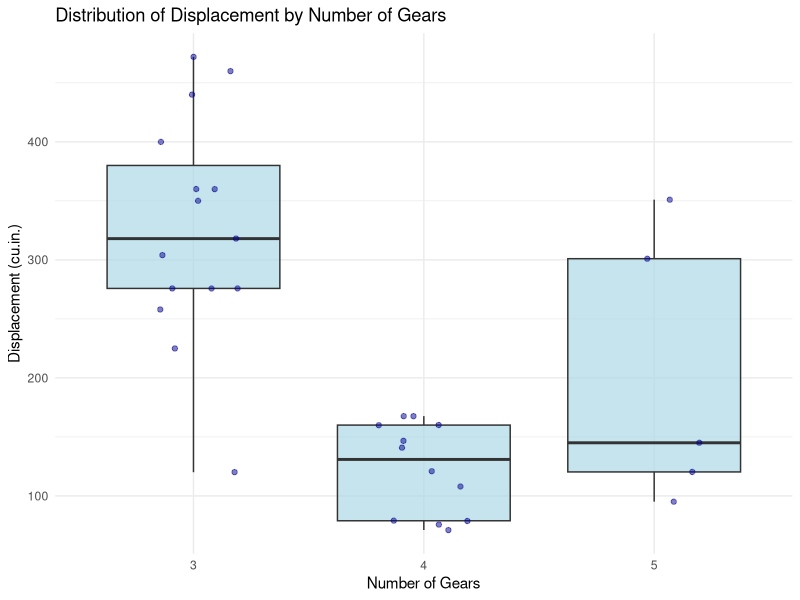
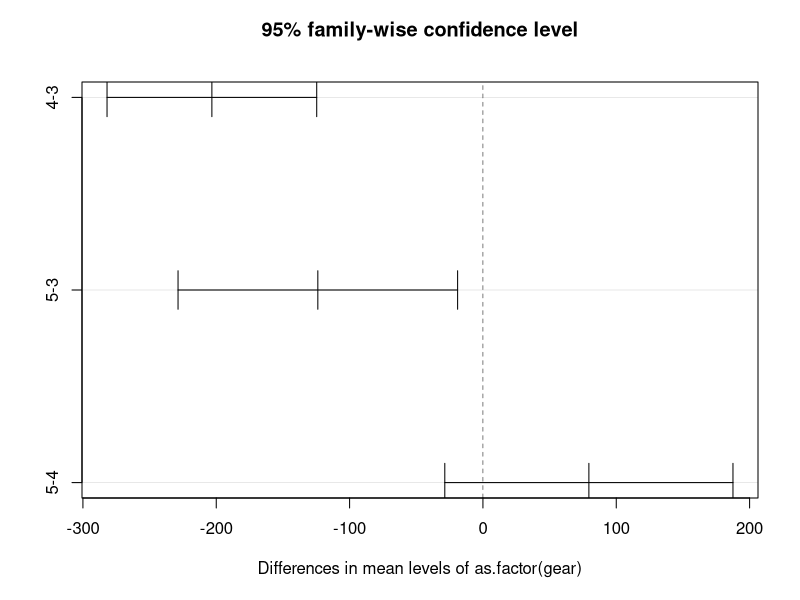

R code for these plots, in order:
install.packages("car")

# Load required libraries
library(ggplot2)
library(dplyr)
library(car)
library(knitr)

# Load the dataset
data(mtcars)

# 1. Descriptive Statistics
gear_summary <- mtcars %>%
  group_by(gear) %>%
  summarise(
    count = n(),
    mean_disp = mean(disp),
    sd_disp = sd(disp),
    se_disp = sd_disp/sqrt(count)
  )

print("Summary Statistics:")
print(gear_summary)
kable(gear_summary, caption = "summary statistics")

# 2. Box Plot
boxplot <- ggplot(mtcars, aes(x=as.factor(gear), y=disp)) +
  geom_boxplot(fill="lightblue", alpha=0.7) +
  geom_jitter(width=0.2, alpha=0.5, color="darkblue") +
  labs(title="Distribution of Displacement by Number of Gears",
       x="Number of Gears",
       y="Displacement (cu.in.)") +
  theme_minimal()

print(boxplot)

# 3. Check ANOVA assumptions

# 3.1 Normality test for each group
cat("\nNormality Tests (Shapiro-Wilk):\n")
for(i in unique(mtcars$gear)) {
  subset_data <- mtcars$disp[mtcars$gear == i]
  test_result <- shapiro.test(subset_data)
  cat(sprintf("Gear %d: W = %.3f, p = %.3f\n", 
              i, test_result$statistic, test_result$p.value))
}

# 3.2 Homogeneity of variance test
levene_test <- leveneTest(disp ~ as.factor(gear), data=mtcars)
print("\nLevene's Test for Homogeneity of Variance:")
print(levene_test)

# 4. Perform one-way ANOVA
anova_result <- aov(disp ~ as.factor(gear), data=mtcars)
print("\nANOVA Results:")
print(summary(anova_result))

# 5. Post-hoc analysis (if ANOVA is significant)
tukey_result <- TukeyHSD(anova_result)
print("\nTukey's HSD Post-hoc Test:")
print(tukey_result)

# Create visualization of Tukey's results
plot(tukey_result)